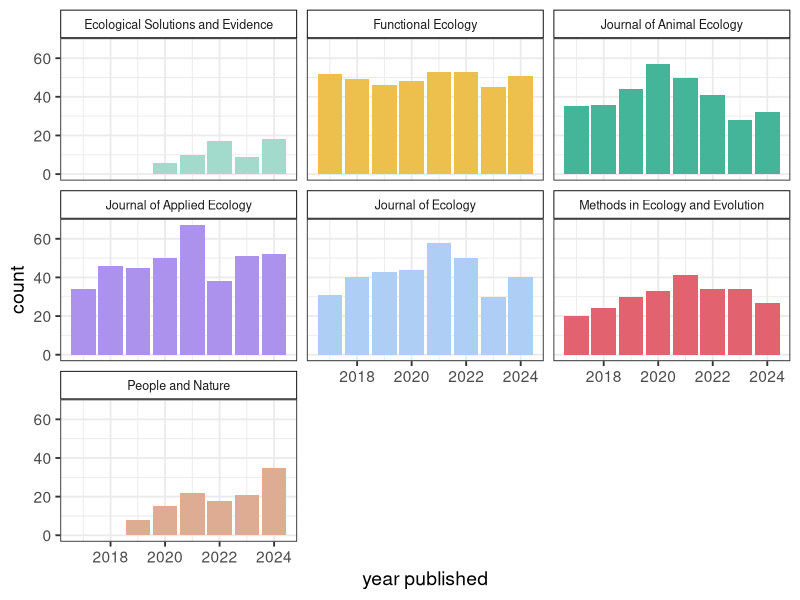

Source code (R): (Note: this script raises an error after producing the figure.)
# Figures by journal for supplemental

# Load libraries
library(tidyverse)
library(patchwork)

# Build colour scheme for the journals
journal_cols <- c("#A2DACC", # ESE
                  "#EDC04E", # Functional Ecology
                  "#45B599", # J Applied Ecology
                  "#AC92ED", # J Animal Ecology
                  "#AECEF6", # J Ecology
                  "#e3626f", # MEE
                  "#DDAC93") # People and Nature

# Read in the data
papers <- read_csv("data/BES-data-code-hackathon-cleaned_2025-11-16.csv")

remove_x <- theme(axis.title.x=element_blank(),
                  axis.text.x=element_blank(),
                  axis.ticks.x=element_blank())

remove_y <- theme(axis.title.y=element_blank(),
                  axis.text.y=element_blank(),
                  axis.ticks.y=element_blank())
#-------------------------------------------------------------------------------
# Recode as appropriate to clean options up a bit
#------------------------------------------------------------------------------
papers <-
  papers %>%
  mutate(data_availability = case_when(data_availability == "No, but they are available on request" ~ "No",
                                     TRUE ~ as.character(data_availability))) %>%
  mutate(data_download = case_when(data_download == "No, because the data are embargoed" ~ "No",
                                   data_download == "Yes, but not all data" ~ "Yes",
                                   TRUE ~ as.character(data_download))) %>%
  mutate(data_open = case_when(data_open == "Needs specific software or too large" ~ "Maybe",
                               data_open == "Yes, but not all files" ~ "Yes",
                               TRUE ~ as.character(data_open))) %>%
  mutate(data_README = case_when(data_README == "Quasi-README" ~ "Yes",
                                 TRUE ~ as.character(data_README))) %>%
  mutate(data_doi = case_when(data_doi == "Yes, but not for all data archived" ~ "Yes",
                              data_doi == "Yes, but DOI not found/incorrect" ~ "No",
                              TRUE ~ as.character(data_doi))) %>%
  mutate(data_license = case_when(data_license == "Yes, but not for all data archived" ~ "Yes",
                                  TRUE ~ as.character(data_license))) %>%
  mutate(code_open = case_when(code_open == "Maybe if I had the right software" ~ "Maybe",
                               TRUE ~ as.character(code_open))) %>%
  mutate(code_doi = case_when(code_doi == "Yes, same as data" ~ "Yes",
                              TRUE ~ as.character(code_doi)))

#------------------------------------------------------------------------------
# 1. Papers per year
#--------------------
# Summarise papers per year per journal
paper_summary <-
  papers %>%
  group_by(journal, year_published) %>%
  summarise(count = n())

# Plot
ggplot(paper_summary, aes(x = year_published, y = count, fill = journal)) +
  geom_col() +
  theme_bw(base_size = 14) +
  scale_fill_manual(values = journal_cols) +
  theme(legend.position = "none") +
  facet_wrap(~ journal) +
  theme(strip.background = element_rect(colour = "black", fill = "white"), 
        strip.text.x = element_text(size = 9)) +
  xlab("year published") 

#-------------------------------------------------------------------------------
# 2. How many papers have data?
#------------------------------
data_by_journal <- 
  papers %>% 
  group_by(journal, data_used)

A <- 
  ggplot(data_by_journal, aes(x = journal, fill = data_used)) + 
  geom_bar(position = "fill") + 
  coord_flip() + 
  scale_fill_manual(values = c("#3b2f2f", "#56c8d3")) +
  theme_bw(base_size = 14) +
  theme(legend.position = "none") +
  remove_x

#-------------------------------------------------------------------------------
# 3. Is the data mentioned in the Data Availability statement?
#--------------------------------------------------------------
data_avail_by_journal <- 
  papers %>% 
  filter(data_used == "Yes") %>% 
  select(journal, data_availability)

B <- 
  ggplot(data_avail_by_journal, aes(x = journal, fill = data_availability)) + 
  geom_bar(position = "fill") + 
  scale_fill_manual(values = c("#3b2f2f", "#56c8d3")) +
  coord_flip() + 
  theme_bw(base_size = 14) +
  # Remove legend title
  theme(legend.title = element_blank()) +
  remove_y +
  remove_x

#--------------------------------------------------------------
# 4. Where are the data archived?
#--------------------------------------------------------------
data_archive_by_journal <- 
  papers %>% 
  filter(data_used == "Yes") %>% 
  select(journal, data_archive) %>% 
  na.omit() %>%
  separate_longer_delim(cols = data_archive, delim = ";") %>%
  group_by(journal, data_archive) 
  summarise(count = n())

# split by journal
ggplot(data_archive_by_journal, aes(x = data_archive, y = count, fill = journal)) + 
  geom_col() + 
  theme_bw(base_size = 14) +
  # Remove legend title
  theme(legend.title = element_blank()) +
  scale_fill_manual(values = journal_cols) +
  facet_wrap(~journal, scales = "free_y") +
  theme(legend.position = "none") +
  theme(axis.text.x = element_text(angle = 45, size = 6, hjust = 0.8)) +
  theme(strip.background = element_rect(colour = "black", fill = "white"), 
        strip.text.x = element_text(size = 9)) +
  xlab("data archive") +
  scale_x_discrete(labels = c("Dryad", "Figshare", "GitHub etc", "Other", "Website", "Supp mat", "Zenodo"))

#--------------------------------------------------------------
# 5. Can the data be accessed via the link?
#--------------------------------------------------------------
data_link_by_journal <- 
  papers %>% 
  filter(data_used == "Yes") %>% 
  select(journal, data_link) %>% 
  na.omit()

C <- 
  ggplot(data_link_by_journal, aes(x = journal, fill = data_link)) + 
  geom_bar(position = "fill") + 
  scale_fill_manual(values = c("#3b2f2f", "#56c8d3")) +
  coord_flip() + 
  theme_bw(base_size = 14) +
  theme(legend.position = "none") +
  remove_x

#--------------------------------------------------------------
# 6. Can the data be downloaded?
#--------------------------------------------------------------
data_download_by_journal <- 
  papers %>% 
  filter(data_used == "Yes") %>% 
  select(journal, data_download) %>% 
  mutate(data_download = factor(data_download, levels = c("No", "No, because the data are embargoed",
                                                          "Yes, but not all data", "Yes" ))) %>%
  na.omit()

D <- 
  ggplot(data_download_by_journal, aes(x = journal, fill = data_download)) + 
  geom_bar(position = "fill") + 
  scale_fill_manual(values = c("#3b2f2f", "#56c8d3")) +
  coord_flip() + 
  theme_bw(base_size = 14) +
  # Remove legend title
  theme(legend.title = element_blank()) +
  remove_y +
  remove_x

#--------------------------------------------------------------
# 7. Can the data be opened?
#--------------------------------------------------------------
data_open_by_journal <- 
  papers %>% 
  filter(data_used == "Yes") %>% 
  select(journal, data_open) %>% 
  mutate(data_open = factor(data_open, levels = c("No", "Needs specific software or too large",
                                                  "Yes, but not all files", "Yes" ))) %>%
  na.omit()

E <- 
  ggplot(data_open_by_journal, aes(x = journal, fill = data_open)) + 
  geom_bar(position = "fill") + 
  scale_fill_manual(values = c( "#3b2f2f", "#56c8d3")) +
  coord_flip() + 
  theme_bw(base_size = 14) +
  theme(legend.position = "none") +
  remove_x

#--------------------------------------------------------------
# 8. What file extensions are the data stored in?
#--------------------------------------------------------------

# Top data 10 file extensions
summary_data_format <- 
  papers %>% 
  filter(data_used == "Yes") %>% 
  select(journal, data_format) %>%
  separate_longer_delim(cols = data_format, delim = ";") %>%
  na.omit() %>%
  group_by(journal, data_format) %>%
  summarise(count = n()) %>% 
  arrange(-count) %>% 
  slice(1:10)

ggplot(summary_data_format, aes(x = data_format, y = count, fill = journal)) +
  geom_col() +
  facet_wrap(~journal, scales = "free_y") +
  theme_bw(base_size = 14) +
  theme(strip.background = element_rect(colour = "black", fill = "white"), 
        strip.text.x = element_text(size = 9)) +
  xlab("data file extension") +
  scale_fill_manual(values = journal_cols) +
  theme(legend.position = "none") +
  theme(axis.text.x = element_text(angle = 45, size = 6, hjust = 0.8, ))

#--------------------------------------------------------------
# 9. Does the data have a readme?
#--------------------------------------------------------------
data_readme_by_journal <- 
  papers %>% 
  filter(data_used == "Yes") %>% 
  select(journal, data_README) %>%
  na.omit()

F <- 
  ggplot(data_readme_by_journal, aes(x = journal, fill = data_README)) + 
  geom_bar(position = "fill") + 
  scale_fill_manual(values = c( "#3b2f2f","#f9cf57", "#56c8d3")) +
  coord_flip() + 
  theme_bw(base_size = 14) +
  # Remove legend title
  theme(legend.title = element_blank()) +
  remove_y +
  remove_x

#--------------------------------------------------------------
# 10. How useful is the readme?
#--------------------------------------------------------------
data_readme_scale_by_journal <- 
  papers %>% 
  filter(data_used == "Yes") %>% 
  select(journal, data_README_scale) %>%
  na.omit()

ggplot(data_readme_scale_by_journal, aes(x = data_README_scale, fill = journal)) + 
  geom_bar() + 
  theme_bw(base_size = 14) +
  # Remove legend
  theme(legend.position = "none") +
  scale_fill_manual(values = journal_cols) +
  theme(strip.background = element_rect(colour = "black", fill = "white"), 
        strip.text.x = element_text(size = 9)) +
  facet_wrap(~journal, scales = "free_y") +
  xlab("data README quality") +
  scale_x_continuous(breaks = 1:10)

# Average usefulness of README
data_readme_scale_by_journal %>% 
  group_by(journal) %>% 
  summarise(`Average README usefulness` = median(data_README_scale, na.rm = TRUE))

#--------------------------------------------------------------
# 11. How complete are the archived data?
#--------------------------------------------------------------
data_completeness_by_journal <- 
  papers %>% 
  filter(data_used == "Yes") %>% 
  select(journal, data_completeness) %>% 
  mutate(data_completeness = factor(data_completeness, levels = c("Unsure", "Low", "Fair", 
                                                                  "High", "Complete"))) %>%
  na.omit() 

ggplot(data_completeness_by_journal, aes(x = data_completeness, fill = journal)) + 
  geom_bar() + 
  theme_bw(base_size = 14) +
  # Remove legend
  theme(legend.position = "none") +
  scale_fill_manual(values = journal_cols) +
  theme(strip.background = element_rect(colour = "black", fill = "white"), 
        strip.text.x = element_text(size = 9)) +
  facet_wrap(~journal, scales = "free_y") +
  xlab("data completeness")

#--------------------------------------------------------------
# 12. Does the data have a DOI?
#--------------------------------------------------------------
data_doi_by_journal <- 
  papers %>% 
  filter(data_used == "Yes") %>% 
  select(journal, data_doi) %>% 
  na.omit() 

G <- 
  ggplot(data_doi_by_journal, aes(x = journal, fill = data_doi)) + 
  geom_bar(position = "fill") + 
  coord_flip() + 
  theme_bw(base_size = 14) +
  # Remove legend title
  theme(legend.title = element_blank()) +
  ylab("proportion") +
  theme(legend.position = "none") +
  scale_fill_manual(values = c( "#3b2f2f","#f9cf57", "#56c8d3"))

#--------------------------------------------------------------
# 13. Does the data have a license?
#--------------------------------------------------------------
data_license_by_journal <- 
  papers %>% 
  filter(data_used == "Yes") %>% 
  select(journal, data_license) %>% 
  mutate(data_license = factor(data_license, levels = c("No", "Unsure", "Yes, but not for all data archived", "Yes"))) %>%
  na.omit() 

H <- 
  ggplot(data_license_by_journal, aes(x = journal, fill = data_license)) + 
  geom_bar(position = "fill") + 
  scale_fill_manual(values = c( "#3b2f2f", "#f9cf57", "#56c8d3")) +
  coord_flip() + 
  theme_bw(base_size = 14) +
  ylab("proportion") +
  # Remove legend title
  theme(legend.title = element_blank()) +
  remove_y

#--------------------------------------------------------------
# 14. If it does have a license what type?
#--------------------------------------------------------------
data_license_type_by_journal <- 
  papers %>% 
  filter(data_used == "Yes" & data_license_type != "No") %>% 
  select(journal, data_license_type) %>% 
  mutate(data_license_type = case_when(data_license_type == "CC BY derivatives" ~ "Other CC BY",
                                       TRUE ~ as.character(data_license_type))) %>%
  na.omit() 

ggplot(data_license_type_by_journal, aes(fill = journal, x = data_license_type)) + 
  geom_bar() + 
  theme_bw(base_size = 14) +
  # Remove legend
  theme(legend.position = "none") +
  scale_fill_manual(values = journal_cols) +
  theme(strip.background = element_rect(colour = "black", fill = "white"), 
        strip.text.x = element_text(size = 9)) +
  facet_wrap(~journal, scales = "free_y") +
  xlab("data license") +
  theme(axis.text.x = element_text(angle = 45, size = 8, hjust = 0.8, ))

#------------------------------
# CODE
#------------------------------------------------------------------------------
# 2. How many papers have code?
#------------------------------
code_by_journal <- 
  papers %>% 
  group_by(journal, code_used)

A1 <- 
  ggplot(code_by_journal, aes(x = journal, fill = code_used)) + 
  geom_bar(position = "fill") + 
  coord_flip() + 
  scale_fill_manual(values = c("#3b2f2f", "#f9cf57", "#56c8d3")) +
  theme_bw(base_size = 14) +
  theme(legend.position = "none") +
  remove_x

#-------------------------------------------------------------------------------
# 3. Is the code mentioned in the Data Availability statement?
#--------------------------------------------------------------
code_avail_by_journal <- 
  papers %>% 
  filter(code_used == "Yes") %>% 
  select(journal, code_availability) %>%
  na.omit()

B1 <- 
  ggplot(code_avail_by_journal, aes(x = journal, fill = code_availability)) + 
  geom_bar(position = "fill") + 
  scale_fill_manual(values = c("#3b2f2f", "#56c8d3")) +
  coord_flip() + 
  theme_bw(base_size = 14) +
  # Remove legend title
  theme(legend.title = element_blank()) +
  remove_y +
  remove_x
#--------------------------------------------------------------
# 4. Where are the code archived?
#--------------------------------------------------------------
code_archive_by_journal <- 
  papers %>% 
  filter(code_used == "Yes") %>% 
  select(journal, code_archive) %>% 
  na.omit() %>%
  separate_longer_delim(cols = code_archive, delim = ";") %>%
  group_by(journal, code_archive) %>%
  summarise(count = n())

# split by journal
ggplot(code_archive_by_journal, aes(x = code_archive, y = count, fill = journal)) + 
  geom_col() + 
  theme_bw(base_size = 14) +
  # Remove legend title
  theme(legend.title = element_blank()) +
  scale_fill_manual(values = journal_cols) +
  facet_wrap(~journal, scales = "free_y") +
  theme(legend.position = "none") +
  theme(axis.text.x = element_text(angle = 45, size = 6, hjust = 0.8)) +
  theme(strip.background = element_rect(colour = "black", fill = "white"), 
        strip.text.x = element_text(size = 9)) +
  xlab("code archive") +
  scale_x_discrete(labels = c("Dryad", "Figshare", "GitHub etc", "Other", "Website", "Supp mat", "Zenodo"))

  
#--------------------------------------------------------------
# 5. Can the code be accessed via the link?
#--------------------------------------------------------------
code_link_by_journal <- 
  papers %>% 
  filter(code_used == "Yes") %>% 
  select(journal, code_link) %>% 
  na.omit()

C1 <- 
  ggplot(code_link_by_journal, aes(x = journal, fill = code_link)) + 
  geom_bar(position = "fill") + 
  scale_fill_manual(values = c("#3b2f2f", "#56c8d3")) +
  coord_flip() + 
  theme_bw(base_size = 14) +
  theme(legend.position = "none") +
  remove_x

#--------------------------------------------------------------
# 6. Can the code be downloaded?
#--------------------------------------------------------------
code_download_by_journal <- 
  papers %>% 
  filter(code_used == "Yes") %>% 
  select(journal, code_download) %>% 
  mutate(code_download = factor(code_download, levels = c("No", "No, because the code are embargoed",
                                                          "Yes, but not all code", "Yes" ))) %>%
  na.omit()

D1 <- 
  ggplot(code_download_by_journal, aes(x = journal, fill = code_download)) + 
  geom_bar(position = "fill") + 
  scale_fill_manual(values = c("#3b2f2f", "#56c8d3")) +
  coord_flip() + 
  theme_bw(base_size = 14) +
  # Remove legend title
  theme(legend.title = element_blank()) +
  remove_y +
  remove_x

#--------------------------------------------------------------
# 7. Can the code be opened?
#--------------------------------------------------------------
code_open_by_journal <- 
  papers %>% 
  filter(code_used == "Yes") %>% 
  select(journal, code_open) %>% 
  mutate(code_open = factor(code_open, levels = c("No", "Needs specific software or too large",
                                                  "Yes, but not all files", "Yes" ))) %>%
  na.omit()

E1 <- 
  ggplot(code_open_by_journal, aes(x = journal, fill = code_open)) + 
  geom_bar(position = "fill") + 
  scale_fill_manual(values = c( "#3b2f2f", "#56c8d3")) +
  coord_flip() + 
  theme_bw(base_size = 14) +
  theme(legend.position = "none") +
  remove_x

#--------------------------------------------------------------
# 8. What file extensions are the code stored in?
#--------------------------------------------------------------

# Top code 10 file extensions
summary_code_format <- 
  papers %>% 
  filter(code_used == "Yes") %>% 
  select(journal, code_format) %>%
  separate_longer_delim(cols = code_format, delim = ";") %>%
  na.omit() %>%
  group_by(journal, code_format) %>%
  summarise(count = n()) %>% 
  arrange(-count) %>% 
  slice(1:10)

ggplot(summary_code_format, aes(x = code_format, y = count, fill = journal)) +
 geom_col() +
  facet_wrap(~journal, scales = "free_y") +
  theme_bw(base_size = 14) +
  theme(strip.background = element_rect(colour = "black", fill = "white"), 
        strip.text.x = element_text(size = 9)) +
  xlab("code file extension") +
  scale_fill_manual(values = journal_cols) +
  theme(legend.position = "none") +
  theme(axis.text.x = element_text(angle = 45, size = 6, hjust = 0.8, ))

#--------------------------------------------------------------
# 9. Does the code have a readme?
#--------------------------------------------------------------
code_readme_by_journal <- 
  papers %>% 
  filter(code_used == "Yes") %>% 
  select(journal, code_README) %>%
  mutate(code_README = case_when(code_README == "Quasi-README" ~ "Yes",
                                 TRUE ~ as.character(code_README))) %>%
  na.omit()

F1 <- 
  ggplot(code_readme_by_journal, aes(x = journal, fill = code_README)) + 
  geom_bar(position = "fill") + 
  scale_fill_manual(values = c( "#3b2f2f", "#56c8d3")) +
  coord_flip() + 
  theme_bw(base_size = 14) +
  # Remove legend title
  theme(legend.title = element_blank()) +
  remove_y +
  remove_x

#--------------------------------------------------------------
# 10. How useful is the readme?
#--------------------------------------------------------------
code_readme_scale_by_journal <- 
  papers %>% 
  filter(code_used == "Yes") %>% 
  select(journal, code_README_scale) %>%
  na.omit()

ggplot(code_readme_scale_by_journal, aes(x = code_README_scale, fill = journal)) + 
  geom_bar() + 
  theme_bw(base_size = 14) +
  # Remove legend
  theme(legend.position = "none") +
  scale_fill_manual(values = journal_cols) +
  theme(strip.background = element_rect(colour = "black", fill = "white"), 
        strip.text.x = element_text(size = 9)) +
  facet_wrap(~journal, scales = "free_y") +
  xlab("code README quality") +
  scale_x_continuous(breaks = 1:10)

# Average usefulness of README
code_readme_scale_by_journal %>% 
  group_by(journal) %>% 
  summarise(`Average README usefulness` = median(code_README_scale, na.rm = TRUE))

#--------------------------------------------------------------
# 11. How well annotated are the archived code?
#--------------------------------------------------------------
code_annotation_by_journal <- 
  papers %>% 
  filter(code_used == "Yes") %>% 
  select(journal, code_annotation_scale) %>%
  na.omit()

ggplot(code_annotation_by_journal, aes(x = code_annotation_scale, fill = journal)) + 
  geom_bar() + 
  geom_bar() + 
  theme_bw(base_size = 14) +
  # Remove legend
  theme(legend.position = "none") +
  scale_fill_manual(values = journal_cols) +
  theme(strip.background = element_rect(colour = "black", fill = "white"), 
        strip.text.x = element_text(size = 9)) +
  facet_wrap(~journal, scales = "free_y") +
  xlab("code annotation") +
  scale_x_continuous(breaks = 1:10)

# Average completeness of annotation
code_annotation_by_journal %>% 
  group_by(journal) %>% 
  summarise(`Average annotation` = median(code_annotation_scale, na.rm = TRUE)) %>% 
  arrange(-`Average annotation`) 
#--------------------------------------------------------------
# 12. Does the code have a DOI?
#--------------------------------------------------------------
code_doi_by_journal <- 
  papers %>% 
  filter(code_used == "Yes") %>% 
  select(journal, code_doi) %>% 
  na.omit() 

G1 <- 
  ggplot(code_doi_by_journal, aes(x = journal, fill = code_doi)) + 
  geom_bar(position = "fill") + 
  coord_flip() + 
  theme_bw(base_size = 14) +
  # Remove legend title
  theme(legend.title = element_blank()) +
  ylab("proportion") +
  theme(legend.position = "none") +
  scale_fill_manual(values = c( "#3b2f2f","#f9cf57", "#56c8d3"))

#--------------------------------------------------------------
# 13. Does the code have a license?
#--------------------------------------------------------------
code_license_by_journal <- 
  papers %>% 
  filter(code_used == "Yes") %>% 
  select(journal, code_license) %>% 
  mutate(code_license = factor(code_license, levels = c("No", "Unsure", "Yes, but not for all code archived", "Yes"))) %>%
  na.omit() 

H1 <- 
  ggplot(code_license_by_journal, aes(x = journal, fill = code_license)) + 
  geom_bar(position = "fill") + 
  scale_fill_manual(values = c( "#3b2f2f", "#f9cf57", "#56c8d3")) +
  coord_flip() + 
  theme_bw(base_size = 14) +
  ylab("proportion") +
  # Remove legend title
  theme(legend.title = element_blank()) +
  remove_y

#--------------------------------------------------------------
# 14. If it does have a license what type?
#--------------------------------------------------------------
code_license_type_by_journal <- 
  papers %>% 
  filter(code_used == "Yes" & code_license_type != "No") %>% 
  select(journal, code_license_type) %>% 
  mutate(code_license_type = case_when(code_license_type == "CC BY derivatives" ~ "Other CC BY",
                                  TRUE ~ as.character(code_license_type))) %>%
  na.omit() 

ggplot(code_license_type_by_journal, aes(fill = journal, x = code_license_type)) + 
  geom_bar() + 
  theme_bw(base_size = 14) +
  # Remove legend
  theme(legend.position = "none") +
  scale_fill_manual(values = journal_cols) +
  theme(strip.background = element_rect(colour = "black", fill = "white"), 
        strip.text.x = element_text(size = 9)) +
  facet_wrap(~journal, scales = "free_y") +
  xlab("code license") +
  theme(axis.text.x = element_text(angle = 45, size = 8, hjust = 0.8))

#--------------------------------------------------------------
# 15. What language is the code in?

# Top code 10 languages
summary_code_language <- 
  papers %>% 
  filter(code_used == "Yes") %>% 
  select(journal, code_language) %>%
  separate_longer_delim(cols = code_language, delim = ";") %>%
  na.omit() %>%
  group_by(journal, code_language) %>%
  summarise(count = n()) %>% 
  arrange(-count) %>% 
  slice(1:10)

ggplot(summary_code_language, aes(fill = journal, x = code_language, y = count)) + 
  geom_col() + 
  theme_bw(base_size = 14) +
  # Remove legend
  theme(legend.position = "none") +
  scale_fill_manual(values = journal_cols) +
  theme(strip.background = element_rect(colour = "black", fill = "white"), 
        strip.text.x = element_text(size = 9)) +
  facet_wrap(~journal, scales = "free_y") +
  xlab("programming language") +
  theme(axis.text.x = element_text(angle = 45, size = 8, hjust = 0.8))

#--------------------------------------------------------------
# Combine plots
#--------------------------------------------------------------

(A1 + B1) / (C1 + D1) / (E1 + F1) + (G1 + H1) + plot_annotation(tag_levels = "A")

#--------------------------------------------------------------
